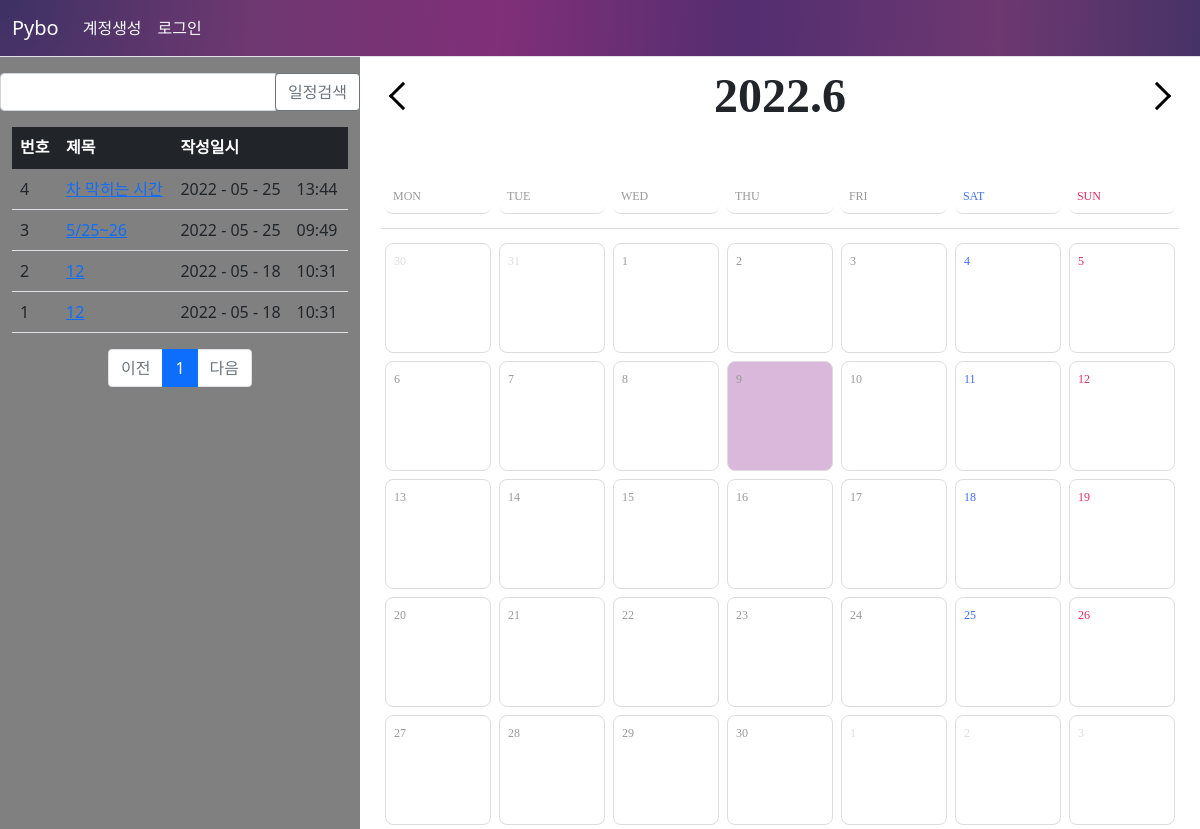
The app's page /schedule/list/, older data.
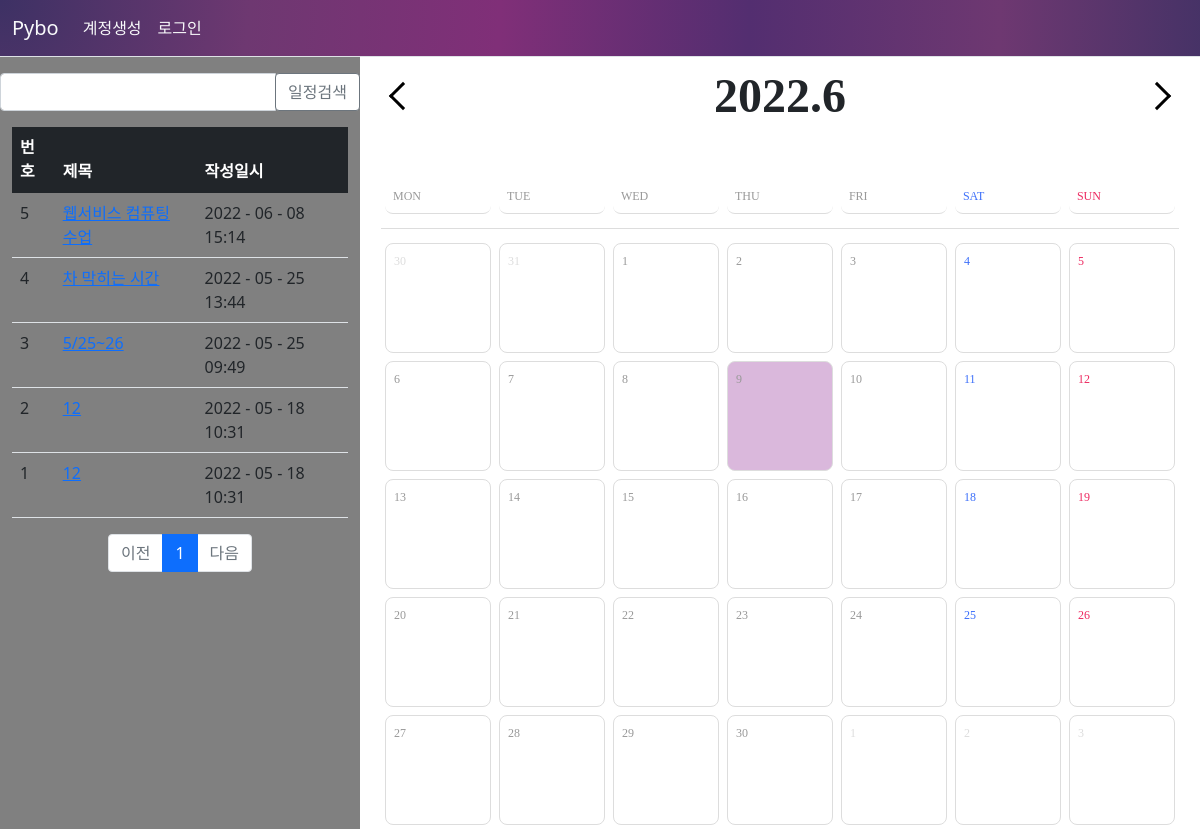
The same page, newer data.
### pybo/models.py (models this page shows)
class Schedule(db.Model):
    id = db.Column(db.Integer, primary_key=True)
    create_date = db.Column(db.DateTime(), nullable=False)
    creator_id = db.Column(db.Integer, db.ForeignKey('user.id', ondelete='CASCADE'), nullable=False)
    creator = db.relationship('User', backref=db.backref('schedule_set'))
    start_date = db.Column(db.DateTime(), nullable=False)
    end_date = db.Column(db.DateTime(), nullable=False)
    subject = db.Column(db.String(200), nullable=False)
    content = db.Column(db.Text(), nullable=False)

### pybo/views/schedule_views.py (the view, shortened to what this page needs)
@bp.route('/list/')
def _list():
    page = request.args.get('page', type=int, default=1)
    kw = request.args.get('kw', type=str, default='')
    schedule_list = Schedule.query.order_by(Schedule.create_date.desc())
    schedule_list = schedule_list.paginate(page, per_page=10)
    return render_template('schedule/schedule_list.html', schedule_list=schedule_list, page=page, kw=kw)

### pybo/filter.py (called while the page is built)
def format_datetime(value, fmt='%Y - %m - %d　%H:%M'):
    return value.strftime(fmt)

### pybo/views/auth_views.py (called while the page is built)
@bp.before_app_request
def load_logged_in_user():
    user_id = session.get('user_id')
    if user_id is None:
        g.user = None
    else:
        g.user = User.query.get(user_id)

### pybo/templates/schedule/schedule_list.html (shortened to what this page needs)
{% extends 'base.html' %}
{% block content %}
<link rel="stylesheet" href="{{ url_for('static', filename='calender.css') }}">
<div class="container2">
    <aside class="container2__sidebar">
        <div class="row justify-content-end my-3">
            <div class="col-4 input-group">
                <input type="text" class="form-control kw" value="{{ kw or '' }}">
                <div class="input-group-append">
                    <button class="btn btn-outline-secondary" type="button" id="btn_search" style="background-color:white">일정검색</button>
                </div>
            </div>
        </div>
        <div class="container my-3">
    <table class="table">
        <thead>
        <tr class="table-dark">
            <th>번호</th>
            <th>제목</th>
            <th>작성일시</th>
        </tr>
        </thead>
        <tbody>
        {% if schedule_list %}
        {% for schedule in schedule_list.items %}
        <tr>
            <td>{{ schedule_list.total - ((schedule_list.page-1) * schedule_list.per_page) - loop.index0 }}</td>
            <td>
                <a href="{{ url_for('schedule.detail', schedule_id=schedule.id) }}">{{ schedule.subject }}</a>
            </td>
            <td>{{ schedule.create_date|datetime }}</td>
        </tr>
        {% endfor %}
        {% else %}
        <tr>
            <td colspan="3">질문이 없습니다.</td>
        </tr>
        {% endif %}
        </tbody>
    </table>
    <ul class="pagination justify-content-center">
        {% if schedule_list.has_prev %}
        <li class="page-item">
            <a class="page-link" href="?page={{ schedule_list.prev_num }}">이전</a>
        </li>
        {% else %}
        <li class="page-item disabled">
            <a class="page-link" tabindex="-1" aria-disabled="true" href="javascript:void(0)">이전</a>
        </li>
        {% endif %}
        {% for page_num in schedule_list.iter_pages() %}
        {% if page_num %}
        {% if page_num != schedule_list.page %}
        <li class="page-item">
            <a class="page-link" href="?page={{ page_num }}">{{ page_num }}</a>
        </li>
        {% else %}
        <li class="page-item active" aria-current="page">
            <a class="page-link" href="javascript:void(0)">{{ page_num }}</a>
        </li>
        {% endif %}
        {% else %}
        <li class="disabled">
            <a class="page-link" href="javascript:void(0)">...</a>
        </li>
        {% endif %}
        {% endfor %}
        {% if schedule_list.has_next %}
        <li class="page-item">
            <a class="page-link" href="?page={{ schedule_list.next_num }}">다음</a>
        </li>
        {% else %}
        <li class="page-item disabled">
            <a class="page-link" tabindex="-1" aria-disabled="true" href="javascript:void(0)">다음</a>
        </li>
        {% endif %}
    </ul>
</div>
    </aside>
    <main class="container2__main">
        <div class="sec_cal">
          <div class="cal_nav">
            <a href="javascript:;" class="nav-btn go-prev">prev</a>
            <div class="year-month"></div>
            <a href="javascript:;" class="nav-btn go-next">next</a>
          </div>
          <div class="cal_wrap">
            <div class="days">
              <div class="day">MON</div>
              <div class="day">TUE</div>
              <div class="day">WED</div>
              <div class="day">THU</div>
              <div class="day">FRI</div>
              <div class="day">SAT</div>
              <div class="day">SUN</div>
            </div>
            <div class="dates"></div>
          </div>
        </div>
    </main>
</div>
{% endblock %}

### pybo/templates/base.html (shortened to what this page needs)
<!DOCTYPE html>
<html lang="ko">
<head>
    <link rel="stylesheet" href="{{ url_for('static', filename='bootstrap.min.css') }}">
    <link rel="stylesheet" href="{{ url_for('static', filename='style.css') }}">
</head>
<body>
    {% include "navbar.html" %}
    {% block content %}
    {% endblock %}
</body>
</html>

### pybo/templates/navbar.html (shortened to what this page needs)
    <nav class="navbar navbar-expand-lg navbar-light bg-light border-bottom grdnt">
        <div class="container-fluid">
            <a class="navbar-brand text-light" href="{{ url_for('main.index')}}">Pybo</a>
            <div class="collapse navbar-collapse" id="navbarSupportedContent">
                {% if g.user %}
                <ul class="navbar-nav">
                    <li class="nav-item">
                        <a class="nav-link text-light" href="{{  url_for('auth.logout') }}">{{ g.user.username }} (로그아웃)</a>
                    </li>
                    <li class="nav-item">
                        <a class="nav-link text-light" href="{{  url_for('schedule._list') }}">일정목록</a>
                    </li>
                    <li class="nav-item">
                        <a class="nav-link text-light" href="{{  url_for('schedule.create') }}">일정등록</a>
                    </li>
                </ul>
                {% else %}
                <ul class="navbar-nav me-auto mb-lg-0">
                    <li class="nav-item">
                        <a class="nav-link text-light" href="{{  url_for('auth.signup') }}">계정생성</a>
                    </li>
                    <li class="nav-item">
                        <a class="nav-link text-light" href="{{  url_for('auth.login') }}">로그인</a>
                    </li>
                </ul>
                {% endif %}
            </div>
        </div>
    </nav>

### pybo/static/calender.css (style rules this page uses)
.sec_cal { width: 95%; margin: 0 auto; font-family: "NotoSansR"; }
.sec_cal .cal_nav { display: flex; justify-content: center; align-items: center; font-weight: 700; font-size: 48px; line-height: 78px; }
.sec_cal .cal_nav .year-month { width: 300px; text-align: center; line-height: 1; width: 100%; }
.sec_cal .cal_nav .go-prev, .sec_cal .cal_nav .go-next { display: block; width: 50px; height: 78px; font-size: 0; display: flex; justify-content: center; align-items: center; }
.sec_cal .cal_nav .go-prev::before, .sec_cal .cal_nav .go-next::before { content: ""; display: block; width: 20px; height: 20px; border: 3px solid #000; border-width: 3px 3px 0 0; transition: border 0.1s; }
.sec_cal .cal_nav .go-prev::before { transform: rotate(-135deg); -webkit-transition-duration: 0.2s; transition-duration: 0.2s; }
.sec_cal .cal_nav .go-next::before { transform: rotate(45deg); -webkit-transition-duration: 0.2s; transition-duration: 0.2s; }
.sec_cal .cal_wrap { padding-top: 40px; position: relative; margin: 0 auto; }
.sec_cal .cal_wrap .days { display: flex; margin-bottom: 10px; padding-bottom: 10px; border-bottom: 1px solid #ddd; }
.sec_cal .cal_wrap::after { top: 368px; }
.sec_cal .cal_wrap .dates { display: flex; flex-flow: wrap; height: 100%; overflow: auto; -ms-overflow-style: none; scrollbar-width: none; }
.sec_cal .cal_wrap .day:nth-child(7n -1) { color: #3c6ffa; }
.sec_cal .cal_wrap .day:nth-child(7n) { color: #ed2a61; }
.days > .day { display:flex; justify-content: left; width: calc(93% / 7); text-align: left; color: #999; font-size: 12px; border-radius:8px; height: 35px; padding: 8px; margin: 0.5%; border-bottom: 1px solid #ddd; }
.container2 { display: flex; }
.container2__sidebar { width: 30%; background: gray; }
.container2__main { flex: 1; height: 100%; }

### pybo/templates/navbar.html (style rules this page uses)
.grdnt { background: radial-gradient( 1500px at 0% 0%, #3d3164, #6e3871, #802f78, #532e70, #6e3871, #3d3164, #532e70) }

Row changes from the older to the newer data that the page shows:
added Schedule: id "5", subject "웹서비스 컴퓨팅 수업", create_date "2022 - 06 - 08 15:14"
